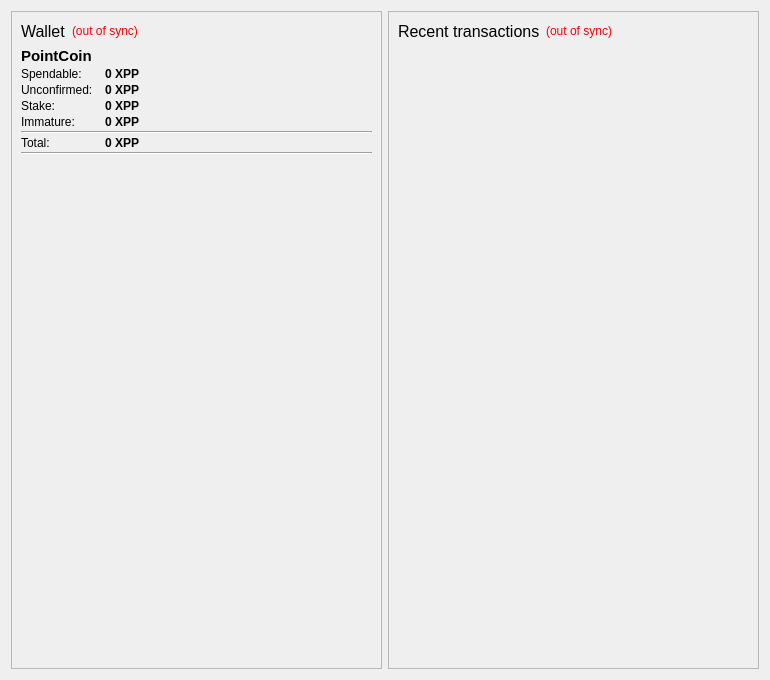
<?xml version="1.0" encoding="UTF-8"?>
<ui version="4.0">
 <class>OverviewPage</class>
 <widget class="QWidget" name="OverviewPage">
  <property name="geometry">
   <rect>
    <x>0</x>
    <y>0</y>
    <width>770</width>
    <height>680</height>
   </rect>
  </property>
  <property name="windowTitle">
   <string>Form</string>
  </property>
  <layout class="QVBoxLayout" name="verticalLayout_5" stretch="0">
   <item>
    <layout class="QHBoxLayout" name="horizontalLayout_6">
     <item>
      <layout class="QVBoxLayout" name="verticalLayout_2">
       <item>
        <widget class="QFrame" name="frame">
         <property name="frameShape">
          <enum>QFrame::StyledPanel</enum>
         </property>
         <property name="frameShadow">
          <enum>QFrame::Raised</enum>
         </property>
         <layout class="QVBoxLayout" name="verticalLayout_4">
          <item>
           <layout class="QHBoxLayout" name="horizontalLayout_4">
            <item>
             <widget class="QLabel" name="label_5">
              <property name="font">
               <font>
                <pointsize>12</pointsize>
                <weight>50</weight>
                <bold>false</bold>
               </font>
              </property>
              <property name="text">
               <string>Wallet</string>
              </property>
             </widget>
            </item>
            <item>
             <widget class="QLabel" name="labelWalletStatus">
              <property name="toolTip">
               <string>The displayed information may be out of date. Your wallet automatically synchronizes with the pointcoin network after a connection is established, but this process has not completed yet.</string>
              </property>
              <property name="styleSheet">
               <string notr="true">QLabel { color: red; }</string>
              </property>
              <property name="text">
               <string notr="true">(out of sync)</string>
              </property>
              <property name="alignment">
               <set>Qt::AlignLeading|Qt::AlignLeft|Qt::AlignVCenter</set>
              </property>
             </widget>
            </item>
            <item>
             <spacer name="horizontalSpacer_2">
              <property name="orientation">
               <enum>Qt::Horizontal</enum>
              </property>
              <property name="sizeHint" stdset="0">
               <size>
                <width>40</width>
                <height>20</height>
               </size>
              </property>
             </spacer>
            </item>
           </layout>
          </item>
          <item>
           <layout class="QFormLayout" name="formLayout_2">
            <property name="fieldGrowthPolicy">
             <enum>QFormLayout::AllNonFixedFieldsGrow</enum>
            </property>
            <property name="horizontalSpacing">
             <number>12</number>
            </property>
            <property name="verticalSpacing">
             <number>2</number>
            </property>
            <item row="0" column="0">
             <widget class="QLabel" name="pointcoinLabel">
              <property name="font">
               <font>
                <pointsize>11</pointsize>
                <weight>75</weight>
                <bold>true</bold>
               </font>
              </property>
              <property name="text">
               <string>PointCoin</string>
              </property>
             </widget>
            </item>
            <item row="1" column="0">
             <widget class="QLabel" name="lblUniSpend">
              <property name="text">
               <string>Spendable:</string>
              </property>
             </widget>
            </item>
            <item row="1" column="1">
             <widget class="QLabel" name="labelBalancePointCoin">
              <property name="font">
               <font>
                <weight>75</weight>
                <bold>true</bold>
               </font>
              </property>
              <property name="cursor">
               <cursorShape>IBeamCursor</cursorShape>
              </property>
              <property name="toolTip">
               <string>Your current spendable balance</string>
              </property>
              <property name="text">
               <string notr="true">0 XPP</string>
              </property>
              <property name="textInteractionFlags">
               <set>Qt::LinksAccessibleByMouse|Qt::TextSelectableByKeyboard|Qt::TextSelectableByMouse</set>
              </property>
             </widget>
            </item>
            <item row="2" column="0">
             <widget class="QLabel" name="lblUniUn">
              <property name="text">
               <string>Unconfirmed:</string>
              </property>
             </widget>
            </item>
            <item row="2" column="1">
             <widget class="QLabel" name="labelUnconfirmedPointCoin">
              <property name="font">
               <font>
                <weight>75</weight>
                <bold>true</bold>
               </font>
              </property>
              <property name="cursor">
               <cursorShape>IBeamCursor</cursorShape>
              </property>
              <property name="toolTip">
               <string>Total of transactions that have yet to be confirmed, and do not yet count toward the current balance</string>
              </property>
              <property name="text">
               <string notr="true">0 XPP</string>
              </property>
              <property name="textInteractionFlags">
               <set>Qt::LinksAccessibleByMouse|Qt::TextSelectableByKeyboard|Qt::TextSelectableByMouse</set>
              </property>
             </widget>
            </item>
            <item row="3" column="1">
             <widget class="QLabel" name="labelStakePointCoin">
              <property name="font">
               <font>
                <weight>75</weight>
                <bold>true</bold>
               </font>
              </property>
              <property name="toolTip">
               <string>Stake balance that has not yet matured</string>
              </property>
              <property name="text">
               <string notr="true">0 XPP</string>
              </property>
              <property name="textInteractionFlags">
               <set>Qt::LinksAccessibleByMouse|Qt::TextSelectableByKeyboard|Qt::TextSelectableByMouse</set>
              </property>
             </widget>
            </item>
            <item row="4" column="1">
             <widget class="QLabel" name="labelImmaturePointCoin">
              <property name="font">
               <font>
                <weight>75</weight>
                <bold>true</bold>
               </font>
              </property>
              <property name="toolTip">
               <string>Mined balance that has not yet matured</string>
              </property>
              <property name="text">
               <string notr="true">0 XPP</string>
              </property>
              <property name="textInteractionFlags">
               <set>Qt::LinksAccessibleByMouse|Qt::TextSelectableByKeyboard|Qt::TextSelectableByMouse</set>
              </property>
             </widget>
            </item>

            <item row="5" column="0" colspan="2">
             <widget class="Line" name="line">
              <property name="orientation">
               <enum>Qt::Horizontal</enum>
              </property>
             </widget>
            </item>
            <item row="6" column="0">
             <widget class="QLabel" name="lblUniTot">
              <property name="text">
               <string>Total:</string>
              </property>
             </widget>
            </item>
            <item row="6" column="1">
             <widget class="QLabel" name="labelTotalPointCoin">
              <property name="font">
               <font>
                <weight>75</weight>
                <bold>true</bold>
               </font>
              </property>
              <property name="cursor">
               <cursorShape>IBeamCursor</cursorShape>
              </property>
              <property name="toolTip">
               <string>Your current total balance</string>
              </property>
              <property name="text">
               <string notr="true">0 XPP</string>
              </property>
              <property name="textInteractionFlags">
               <set>Qt::LinksAccessibleByMouse|Qt::TextSelectableByKeyboard|Qt::TextSelectableByMouse</set>
              </property>
             </widget>
            </item>
            <item row="7" column="0" colspan="2">
             <widget class="Line" name="line_10">
              <property name="orientation">
               <enum>Qt::Horizontal</enum>
              </property>
             </widget>
            </item>
            <item row="3" column="0">
             <widget class="QLabel" name="lblUniStk">
              <property name="text">
               <string>Stake:</string>
              </property>
             </widget>
            </item>
            <item row="4" column="0">
             <widget class="QLabel" name="lblUniImm">
              <property name="text">
               <string>Immature:</string>
              </property>
             </widget>
            </item>
           </layout>
          </item>
          <item>
           <spacer name="verticalSpacer">
            <property name="orientation">
             <enum>Qt::Vertical</enum>
            </property>
            <property name="sizeHint" stdset="0">
             <size>
              <width>20</width>
              <height>40</height>
             </size>
            </property>
           </spacer>
          </item>
          <item>
           <layout class="QHBoxLayout" name="hLayoutHand2">
            <item>
             <widget class="QLabel" name="labelXPPLogo">
              <property name="minimumSize">
               <size>
                <width>128</width>
                <height>128</height>
               </size>
              </property>
              <property name="maximumSize">
               <size>
                <width>128</width>
                <height>128</height>
               </size>
              </property>
              <property name="text">
               <string/>
              </property>
              <property name="pixmap">
               <pixmap resource="../bitcoin.qrc">:/icons/bitcoin</pixmap>
              </property>
              <property name="scaledContents">
               <bool>true</bool>
              </property>
             </widget>
            </item>
           </layout>
          </item>
         </layout>
        </widget>
       </item>
      </layout>
     </item>
     <item>
      <layout class="QVBoxLayout" name="verticalLayout_3">
       <item>
        <widget class="QFrame" name="frame_2">
         <property name="frameShape">
          <enum>QFrame::StyledPanel</enum>
         </property>
         <property name="frameShadow">
          <enum>QFrame::Raised</enum>
         </property>
         <layout class="QVBoxLayout" name="verticalLayout">
          <item>
           <layout class="QHBoxLayout" name="horizontalLayout_2">
            <item>
             <widget class="QLabel" name="label_4">
              <property name="font">
               <font>
                <pointsize>12</pointsize>
                <weight>50</weight>
                <bold>false</bold>
               </font>
              </property>
              <property name="text">
               <string>Recent transactions</string>
              </property>
             </widget>
            </item>
            <item>
             <widget class="QLabel" name="labelTransactionsStatus">
              <property name="toolTip">
               <string>The displayed information may be out of date. Your wallet automatically synchronizes with the pointcoin network after a connection is established, but this process has not completed yet.</string>
              </property>
              <property name="styleSheet">
               <string notr="true">QLabel { color: red; }</string>
              </property>
              <property name="text">
               <string notr="true">(out of sync)</string>
              </property>
              <property name="alignment">
               <set>Qt::AlignRight|Qt::AlignTrailing|Qt::AlignVCenter</set>
              </property>
             </widget>
            </item>
            <item>
             <spacer name="horizontalSpacer">
              <property name="orientation">
               <enum>Qt::Horizontal</enum>
              </property>
              <property name="sizeHint" stdset="0">
               <size>
                <width>40</width>
                <height>20</height>
               </size>
              </property>
             </spacer>
            </item>
           </layout>
          </item>
          <item>
           <widget class="QListView" name="listTransactions">
            <property name="styleSheet">
             <string notr="true">QListView { background: transparent; }</string>
            </property>
            <property name="frameShape">
             <enum>QFrame::NoFrame</enum>
            </property>
            <property name="verticalScrollBarPolicy">
             <enum>Qt::ScrollBarAlwaysOff</enum>
            </property>
            <property name="horizontalScrollBarPolicy">
             <enum>Qt::ScrollBarAlwaysOff</enum>
            </property>
            <property name="selectionMode">
             <enum>QAbstractItemView::NoSelection</enum>
            </property>
           </widget>
          </item>
         </layout>
        </widget>
       </item>
      </layout>
     </item>
    </layout>
   </item>
  </layout>
 </widget>
 <resources>
  <include location="../bitcoin.qrc"/>
 </resources>
 <connections/>
</ui>
